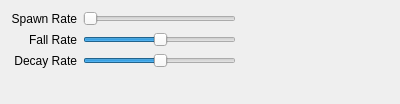
<?xml version="1.0" encoding="UTF-8"?>
<ui version="4.0">
 <class>form_controls</class>
 <widget class="QWidget" name="form_controls">
  <property name="geometry">
   <rect>
    <x>0</x>
    <y>0</y>
    <width>400</width>
    <height>104</height>
   </rect>
  </property>
  <property name="windowTitle">
   <string>Form</string>
  </property>
  <layout class="QVBoxLayout" name="verticalLayout_3">
   <item>
    <layout class="QHBoxLayout" name="horizontalLayout">
     <item>
      <layout class="QVBoxLayout" name="verticalLayout_2">
       <item>
        <widget class="QLabel" name="label">
         <property name="text">
          <string>Spawn Rate</string>
         </property>
         <property name="alignment">
          <set>Qt::AlignRight|Qt::AlignTrailing|Qt::AlignVCenter</set>
         </property>
        </widget>
       </item>
       <item>
        <widget class="QLabel" name="label_2">
         <property name="text">
          <string>Fall Rate</string>
         </property>
         <property name="alignment">
          <set>Qt::AlignRight|Qt::AlignTrailing|Qt::AlignVCenter</set>
         </property>
        </widget>
       </item>
       <item>
        <widget class="QLabel" name="label_3">
         <property name="text">
          <string>Decay Rate</string>
         </property>
         <property name="alignment">
          <set>Qt::AlignRight|Qt::AlignTrailing|Qt::AlignVCenter</set>
         </property>
        </widget>
       </item>
      </layout>
     </item>
     <item>
      <layout class="QVBoxLayout" name="verticalLayout">
       <item>
        <widget class="QSlider" name="slider_spawnRate">
         <property name="orientation">
          <enum>Qt::Horizontal</enum>
         </property>
        </widget>
       </item>
       <item>
        <widget class="QSlider" name="slider_fallRate">
         <property name="value">
          <number>50</number>
         </property>
         <property name="orientation">
          <enum>Qt::Horizontal</enum>
         </property>
        </widget>
       </item>
       <item>
        <widget class="QSlider" name="slider_decayRate">
         <property name="value">
          <number>50</number>
         </property>
         <property name="orientation">
          <enum>Qt::Horizontal</enum>
         </property>
        </widget>
       </item>
      </layout>
     </item>
     <item>
      <spacer name="horizontalSpacer">
       <property name="orientation">
        <enum>Qt::Horizontal</enum>
       </property>
       <property name="sizeHint" stdset="0">
        <size>
         <width>40</width>
         <height>20</height>
        </size>
       </property>
      </spacer>
     </item>
    </layout>
   </item>
   <item>
    <spacer name="verticalSpacer">
     <property name="orientation">
      <enum>Qt::Vertical</enum>
     </property>
     <property name="sizeHint" stdset="0">
      <size>
       <width>20</width>
       <height>4</height>
      </size>
     </property>
    </spacer>
   </item>
  </layout>
 </widget>
 <resources/>
 <connections/>
</ui>
